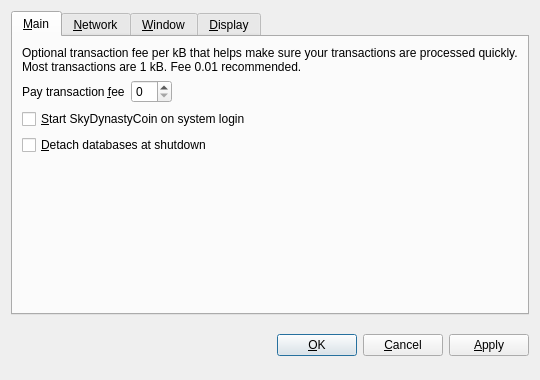
<?xml version="1.0" encoding="UTF-8"?>
<ui version="4.0">
 <class>OptionsDialog</class>
 <widget class="QDialog" name="OptionsDialog">
  <property name="geometry">
   <rect>
    <x>0</x>
    <y>0</y>
    <width>540</width>
    <height>380</height>
   </rect>
  </property>
  <property name="windowTitle">
   <string>Options</string>
  </property>
  <property name="modal">
   <bool>true</bool>
  </property>
  <layout class="QVBoxLayout" name="verticalLayout">
   <item>
    <widget class="QTabWidget" name="tabWidget">
     <property name="tabPosition">
      <enum>QTabWidget::North</enum>
     </property>
     <property name="currentIndex">
      <number>0</number>
     </property>
     <widget class="QWidget" name="tabMain">
      <attribute name="title">
       <string>&amp;Main</string>
      </attribute>
      <layout class="QVBoxLayout" name="verticalLayout_Main">
       <item>
        <widget class="QLabel" name="transactionFeeInfoLabel">
         <property name="text">
          <string>Optional transaction fee per kB that helps make sure your transactions are processed quickly. Most transactions are 1 kB. Fee 0.01 recommended.</string>
         </property>
         <property name="textFormat">
          <enum>Qt::PlainText</enum>
         </property>
         <property name="wordWrap">
          <bool>true</bool>
         </property>
        </widget>
       </item>
       <item>
        <layout class="QHBoxLayout" name="horizontalLayout_Main">
         <item>
          <widget class="QLabel" name="transactionFeeLabel">
           <property name="text">
            <string>Pay transaction &amp;fee</string>
           </property>
           <property name="textFormat">
            <enum>Qt::PlainText</enum>
           </property>
           <property name="buddy">
            <cstring>transactionFee</cstring>
           </property>
          </widget>
         </item>
         <item>
          <widget class="BitcoinAmountField" name="transactionFee"/>
         </item>
         <item>
          <spacer name="horizontalSpacer_Main">
           <property name="orientation">
            <enum>Qt::Horizontal</enum>
           </property>
           <property name="sizeHint" stdset="0">
            <size>
             <width>40</width>
             <height>20</height>
            </size>
           </property>
          </spacer>
         </item>
        </layout>
       </item>
       <item>
        <widget class="QCheckBox" name="bitcoinAtStartup">
         <property name="toolTip">
          <string>Automatically start SkyDynastyCoin after logging in to the system.</string>
         </property>
         <property name="text">
          <string>&amp;Start SkyDynastyCoin on system login</string>
         </property>
        </widget>
       </item>
       <item>
        <widget class="QCheckBox" name="detachDatabases">
         <property name="toolTip">
          <string>Detach block and address databases at shutdown. This means they can be moved to another data directory, but it slows down shutdown. The wallet is always detached.</string>
         </property>
         <property name="text">
          <string>&amp;Detach databases at shutdown</string>
         </property>
        </widget>
       </item>
       <item>
        <spacer name="verticalSpacer_Main">
         <property name="orientation">
          <enum>Qt::Vertical</enum>
         </property>
         <property name="sizeHint" stdset="0">
          <size>
           <width>20</width>
           <height>40</height>
          </size>
         </property>
        </spacer>
       </item>
      </layout>
     </widget>
     <widget class="QWidget" name="tabNetwork">
      <attribute name="title">
       <string>&amp;Network</string>
      </attribute>
      <layout class="QVBoxLayout" name="verticalLayout_Network">
       <item>
        <widget class="QCheckBox" name="mapPortUpnp">
         <property name="toolTip">
          <string>Automatically open the SkyDynastyCoin client port on the router. This only works when your router supports UPnP and it is enabled.</string>
         </property>
         <property name="text">
          <string>Map port using &amp;UPnP</string>
         </property>
        </widget>
       </item>
       <item>
        <widget class="QCheckBox" name="connectSocks">
         <property name="toolTip">
          <string>Connect to the SkyDynastyCoin network through a SOCKS proxy (e.g. when connecting through Tor).</string>
         </property>
         <property name="text">
          <string>&amp;Connect through SOCKS proxy:</string>
         </property>
        </widget>
       </item>
       <item>
        <layout class="QHBoxLayout" name="horizontalLayout_Network">
         <item>
          <widget class="QLabel" name="proxyIpLabel">
           <property name="text">
            <string>Proxy &amp;IP:</string>
           </property>
           <property name="textFormat">
            <enum>Qt::PlainText</enum>
           </property>
           <property name="buddy">
            <cstring>proxyIp</cstring>
           </property>
          </widget>
         </item>
         <item>
          <widget class="QValidatedLineEdit" name="proxyIp">
           <property name="maximumSize">
            <size>
             <width>140</width>
             <height>16777215</height>
            </size>
           </property>
           <property name="toolTip">
            <string>IP address of the proxy (e.g. 127.0.0.1)</string>
           </property>
          </widget>
         </item>
         <item>
          <widget class="QLabel" name="proxyPortLabel">
           <property name="text">
            <string>&amp;Port:</string>
           </property>
           <property name="textFormat">
            <enum>Qt::PlainText</enum>
           </property>
           <property name="buddy">
            <cstring>proxyPort</cstring>
           </property>
          </widget>
         </item>
         <item>
          <widget class="QLineEdit" name="proxyPort">
           <property name="maximumSize">
            <size>
             <width>55</width>
             <height>16777215</height>
            </size>
           </property>
           <property name="toolTip">
            <string>Port of the proxy (e.g. 9050)</string>
           </property>
          </widget>
         </item>
         <item>
          <widget class="QLabel" name="socksVersionLabel">
           <property name="text">
            <string>SOCKS &amp;Version:</string>
           </property>
           <property name="textFormat">
            <enum>Qt::PlainText</enum>
           </property>
           <property name="buddy">
            <cstring>socksVersion</cstring>
           </property>
          </widget>
         </item>
         <item>
          <widget class="QValueComboBox" name="socksVersion">
           <property name="toolTip">
            <string>SOCKS version of the proxy (e.g. 5)</string>
           </property>
          </widget>
         </item>
         <item>
          <spacer name="horizontalSpacer_Network">
           <property name="orientation">
            <enum>Qt::Horizontal</enum>
           </property>
           <property name="sizeHint" stdset="0">
            <size>
             <width>40</width>
             <height>20</height>
            </size>
           </property>
          </spacer>
         </item>
        </layout>
       </item>
       <item>
        <spacer name="verticalSpacer_Network">
         <property name="orientation">
          <enum>Qt::Vertical</enum>
         </property>
         <property name="sizeHint" stdset="0">
          <size>
           <width>20</width>
           <height>40</height>
          </size>
         </property>
        </spacer>
       </item>
      </layout>
     </widget>
     <widget class="QWidget" name="tabWindow">
      <attribute name="title">
       <string>&amp;Window</string>
      </attribute>
      <layout class="QVBoxLayout" name="verticalLayout_Window">
       <item>
        <widget class="QCheckBox" name="minimizeToTray">
         <property name="toolTip">
          <string>Show only a tray icon after minimizing the window.</string>
         </property>
         <property name="text">
          <string>&amp;Minimize to the tray instead of the taskbar</string>
         </property>
        </widget>
       </item>
       <item>
        <widget class="QCheckBox" name="minimizeOnClose">
         <property name="toolTip">
          <string>Minimize instead of exit the application when the window is closed. When this option is enabled, the application will be closed only after selecting Quit in the menu.</string>
         </property>
         <property name="text">
          <string>M&amp;inimize on close</string>
         </property>
        </widget>
       </item>
       <item>
        <spacer name="verticalSpacer_Window">
         <property name="orientation">
          <enum>Qt::Vertical</enum>
         </property>
         <property name="sizeHint" stdset="0">
          <size>
           <width>20</width>
           <height>40</height>
          </size>
         </property>
        </spacer>
       </item>
      </layout>
     </widget>
     <widget class="QWidget" name="tabDisplay">
      <attribute name="title">
       <string>&amp;Display</string>
      </attribute>
      <layout class="QVBoxLayout" name="verticalLayout_Display">
       <item>
        <layout class="QHBoxLayout" name="horizontalLayout_1_Display">
         <item>
          <widget class="QLabel" name="langLabel">
           <property name="text">
            <string>User Interface &amp;language:</string>
           </property>
           <property name="textFormat">
            <enum>Qt::PlainText</enum>
           </property>
           <property name="buddy">
            <cstring>lang</cstring>
           </property>
          </widget>
         </item>
         <item>
          <widget class="QValueComboBox" name="lang">
           <property name="toolTip">
            <string>The user interface language can be set here. This setting will take effect after restarting SkyDynastyCoin.</string>
           </property>
          </widget>
         </item>
        </layout>
       </item>
       <item>
        <layout class="QHBoxLayout" name="horizontalLayout_2_Display">
         <item>
          <widget class="QLabel" name="unitLabel">
           <property name="text">
            <string>&amp;Unit to show amounts in:</string>
           </property>
           <property name="textFormat">
            <enum>Qt::PlainText</enum>
           </property>
           <property name="buddy">
            <cstring>unit</cstring>
           </property>
          </widget>
         </item>
         <item>
          <widget class="QValueComboBox" name="unit">
           <property name="toolTip">
            <string>Choose the default subdivision unit to show in the interface and when sending coins.</string>
           </property>
          </widget>
         </item>
        </layout>
       </item>
       <item>
        <widget class="QCheckBox" name="displayAddresses">
         <property name="toolTip">
          <string>Whether to show SkyDynastyCoin addresses in the transaction list.</string>
         </property>
         <property name="text">
          <string>&amp;Display addresses in transaction list</string>
         </property>
        </widget>
       </item>
       <item>
        <widget class="QCheckBox" name="coinControlFeatures">
         <property name="toolTip">
          <string>Whether to show coin control features or not.</string>
         </property>
         <property name="text">
          <string>Display coin &amp;control features (experts only!)</string>
         </property>
        </widget>
       </item>
       <item>
        <spacer name="verticalSpacer_Display">
         <property name="orientation">
          <enum>Qt::Vertical</enum>
         </property>
         <property name="sizeHint" stdset="0">
          <size>
           <width>20</width>
           <height>40</height>
          </size>
         </property>
        </spacer>
       </item>
      </layout>
     </widget>
    </widget>
   </item>
   <item>
    <layout class="QHBoxLayout" name="horizontalLayout_Buttons">
     <item>
      <spacer name="horizontalSpacer_1">
       <property name="orientation">
        <enum>Qt::Horizontal</enum>
       </property>
       <property name="sizeHint" stdset="0">
        <size>
         <width>40</width>
         <height>48</height>
        </size>
       </property>
      </spacer>
     </item>
     <item>
      <widget class="QLabel" name="statusLabel">
       <property name="font">
        <font>
         <weight>75</weight>
         <bold>true</bold>
        </font>
       </property>
       <property name="text">
        <string/>
       </property>
       <property name="textFormat">
        <enum>Qt::PlainText</enum>
       </property>
       <property name="wordWrap">
        <bool>true</bool>
       </property>
      </widget>
     </item>
     <item>
      <spacer name="horizontalSpacer_2">
       <property name="orientation">
        <enum>Qt::Horizontal</enum>
       </property>
       <property name="sizeHint" stdset="0">
        <size>
         <width>40</width>
         <height>48</height>
        </size>
       </property>
      </spacer>
     </item>
     <item>
      <widget class="QPushButton" name="okButton">
       <property name="text">
        <string>&amp;OK</string>
       </property>
      </widget>
     </item>
     <item>
      <widget class="QPushButton" name="cancelButton">
       <property name="text">
        <string>&amp;Cancel</string>
       </property>
       <property name="autoDefault">
        <bool>false</bool>
       </property>
      </widget>
     </item>
     <item>
      <widget class="QPushButton" name="applyButton">
       <property name="text">
        <string>&amp;Apply</string>
       </property>
       <property name="autoDefault">
        <bool>false</bool>
       </property>
      </widget>
     </item>
    </layout>
   </item>
  </layout>
 </widget>
 <customwidgets>
  <customwidget>
   <class>BitcoinAmountField</class>
   <extends>QSpinBox</extends>
   <header>bitcoinamountfield.h</header>
  </customwidget>
  <customwidget>
   <class>QValueComboBox</class>
   <extends>QComboBox</extends>
   <header>qvaluecombobox.h</header>
  </customwidget>
  <customwidget>
   <class>QValidatedLineEdit</class>
   <extends>QLineEdit</extends>
   <header>qvalidatedlineedit.h</header>
  </customwidget>
 </customwidgets>
 <resources/>
 <connections/>
</ui>
